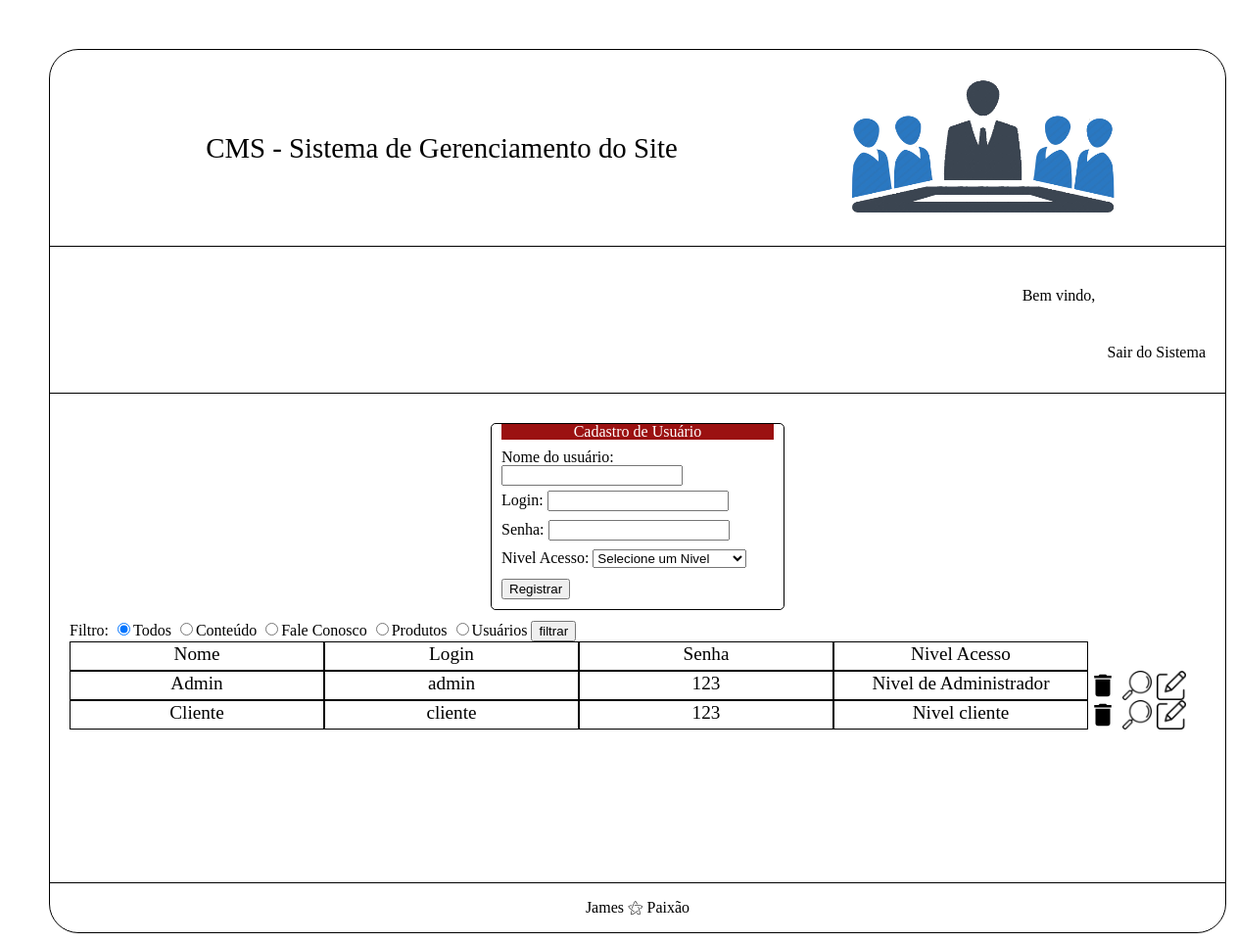
The app's page /cms/pagina_usuarios.php with its own data.
### tables this page shows
create table tblUsuario (
	idUsuario int(11) not null auto_increment primary key,
    nome varchar(200) not null,
    login varchar(200) not null,
    senha varchar(100) not null,
    idNivelAcesso int(11) not null,
    constraint FK_idNivelAcesso_tblUsuario foreign key (idNivelAcesso)
    references tblNivelAcesso (idNivelAcesso)
);

create table tblNivelAcesso (
	idNivelAcesso int(11) not null auto_increment primary key,
    nomeNivel varchar(200) not null,
    acessoConteudo boolean not null,
    acessoFaleConosco boolean not null,
    acessoProduto boolean not null,
    acessoUsuarios boolean not null
);

### cms/pagina_usuarios.php (the view, shortened to what this page needs)
<?php
    $conexao = conexaoMysql();
    $dominio= $_SERVER['HTTP_HOST'];
    $url = "http://" . $dominio. $_SERVER['REQUEST_URI'];
    if(isset($_POST['botao_filtrar'])){
        if($_GET['modo']){
            if($_GET['modo'] == 'filtrar'){
                $filtro = $_POST['input_filter'];
                switch($filtro){
                    case "c":
                        $sqlQuerySelect = "select tblUsuario.*, tblNivelAcesso.nomeNivel
                            from tblUsuario, tblNivelAcesso
                            where tblUsuario.idNivelAcesso = tblNivelAcesso.idNivelAcesso
                            and tblNivelAcesso.acessoConteudo = 1
                            order by tblUsuario.nome";
                    break;
                    case "f":
                        $sqlQuerySelect = "select tblUsuario.*, tblNivelAcesso.nomeNivel
                            from tblUsuario, tblNivelAcesso
                            where tblUsuario.idNivelAcesso = tblNivelAcesso.idNivelAcesso
                            and tblNivelAcesso.acessoFaleConosco = 1
                            order by tblUsuario.nome";
                    break;
                    case "p":
                        $sqlQuerySelect = "select tblUsuario.*, tblNivelAcesso.nomeNivel
                            from tblUsuario, tblNivelAcesso
                            where tblUsuario.idNivelAcesso = tblNivelAcesso.idNivelAcesso
                            and tblNivelAcesso.acessoProduto = 1
                            order by tblUsuario.nome";
                    break;
                    case "u":
                        $sqlQuerySelect = "select tblUsuario.*, tblNivelAcesso.nomeNivel
                            from tblUsuario, tblNivelAcesso
                            where tblUsuario.idNivelAcesso = tblNivelAcesso.idNivelAcesso
                            and tblNivelAcesso.acessoUsuarios = 1
                            order by tblUsuario.nome";
                    break;
                    default:
                        $sqlQuerySelect = "select tblUsuario.*, tblNivelAcesso.nomeNivel
                            from tblUsuario, tblNivelAcesso
                            where tblUsuario.idNivelAcesso = tblNivelAcesso.idNivelAcesso
                            order by tblUsuario.nome";
                    break;
                }
            }
        }
    }
    else{
        $sqlQuerySelect = "select tblUsuario.*, tblNivelAcesso.nomeNivel
                            from tblUsuario, tblNivelAcesso
                            where tblUsuario.idNivelAcesso = tblNivelAcesso.idNivelAcesso
                            order by tblUsuario.nome";
    }
    $select = mysqli_query($conexao, $sqlQuerySelect);
    $action = "modulos/inserir_usuario.php?modo=inserir&url=".$url;
    $nome = null;
    $login = null;
    $senha = null;
    $idNivelAcesso = null;
    $nomeNivel = null;
?>
<!DOCTYPE html>
<html lang="pt-br">
    <head>
        <?php
            require_once('modulos/imports.php');
        ?>
    </head>
    <body>
        <div id="div_cms">
            <?php
                require_once('modulos/menu.php');
            ?>
            <div id="div_submenus_cms">
                <form action="<?=$action?>" name="form_adm_usuario_cadastrar" method="post">
                    <div class="div_cadastro">
                        <div class="titulo_do_cadastro">Cadastro de Usuário</div>
                        <div class="input_cadastro">
                            Nome do usuário: <input type="text" name="nome_input_usuario" value="<?=$nome?>" required>
                        </div>
                        <div class="input_cadastro">
                            Login: <input type="text" name="login_input" value="<?=$login?>" required>
                        </div>
                        <div class="input_cadastro">
                            Senha: <input type="password" name="senha_input" value="<?=$senha?>" required>
                        </div>
                        <div class="input_cadastro">
                            Nivel Acesso:
                            <select name="nivel_acesso_select">
                                <?php
                                    if(isset($_GET['modo'])){
                                        if($_GET['modo'] == 'editar'){
                                            ?>
                                                <option value="<?=$idNivelAcesso?>"><?=$nomeNivel?></option>
                                            <?php
                                            $sqlQuerySelectNiveisAcesso = "
                                                select * from tblNivelAcesso
                                                where not (idNivelAcesso = ".$idNivelAcesso.")
                                                order by nomeNivel;
                                            ";
                                        }
                                    }
                                    else{
                                ?>
                                        <option value="">Selecione um Nivel</option>
                                <?php
                                    }
                                ?>
                            </select>
                        </div>
                        <div class="botaoRegistrar">
                            <input type="submit" name="submit_cms" value="Registrar">
                        </div>
                    </div>
                </form>
                <form name="filtro_adm_fale_conosco" action="pagina_usuarios.php?modo=filtrar" method="post">
                    Filtro:
                    <input type="radio" name="input_filter" value="a" checked>Todos
                    <input type="radio" name="input_filter" value="c">Conteúdo
                    <input type="radio" name="input_filter" value="f">Fale Conosco
                    <input type="radio" name="input_filter" value="p">Produtos
                    <input type="radio" name="input_filter" value="u">Usuários
                    <input type="submit" value="filtrar" name="botao_filtrar">
                </form>
                <div class="div_comentarios">
                    <div class="user_name">Nome</div>
                    <div class="user_login">Login</div>
                    <div class="user_password">Senha</div>
                    <div class="user_level">Nivel Acesso</div>
                </div>
                <?php
                    while($rsSelect = mysqli_fetch_assoc($select)){
                        ?>
                            <div class="div_comentarios">
                                <div class="user_name"><?=$rsSelect['nome']?></div>
                                <div class="user_login"><?=$rsSelect['login']?></div>
                                <div class="user_password"><?=$rsSelect['senha']?></div>
                                <div class="user_level"><?=$rsSelect['nomeNivel']?></div>
                                <a onclick="return confirm('Deseja realmente excluir o registro?');"
                                href="./modulos/deletar.php?modo=excluir&id=<?=$rsSelect['idUsuario']?>&tabela=tblUsuario&coluna=idUsuario&url=<?=$url?>">
                                    <div class="excluir"></div>
                                </a>
                                <div class="visualizar" onclick="visualizarUsuario(<?=$rsSelect['idUsuario']?>);"></div>
                                <a href="pagina_usuarios.php?modo=editar&id=<?=$rsSelect['idUsuario']?>">
                                    <div class="editar"></div>
                                </a>
                            </div>
                        <?php
                    }
                ?>
            </div>
            <div id="footer_cms">
                 James ⚝ Paixão
            </div>
        </div>
    </body>
</html>

### cms/css/style.css (style rules this page uses)
* { user-select: none; }
body { padding: 50px; }
a { text-decoration: none; color: #000000; }
#div_cms { width: 1200px; min-height: 800px; height: auto; margin-left: auto; margin-right: auto; border: black 1px solid; border-radius: 30px; }
#div_submenus_cms { width: inherit; min-height: 500px; height: auto; overflow: hidden; padding: 20px; box-sizing: border-box; border-bottom: 1px solid black; }
.div_cadastro { width: 300px; min-height: 100px; height: auto; border: solid 1px black; box-sizing: border-box; padding: 10px; padding-top: 0px; border-radius: 5px; margin-bottom: 10px; margin-top: 10px; margin-left: auto; margin-right: auto; }
.titulo_do_cadastro { text-align: center; background-color: #9b1111; color: white; margin-bottom: 10px; }
.input_cadastro { width: 100%; min-height: 25px; height: auto; overflow: hidden; box-sizing: border-box; margin-bottom: 5px; }
.user_name { width: 260px; height: 30px; border: 1px black solid; box-sizing: border-box; font-size: 1.2em; line-height: 1.2em; text-align: center; float: left; }
.user_login { width: 260px; height: 30px; border: 1px black solid; box-sizing: border-box; font-size: 1.2em; line-height: 1.2em; text-align: center; float: left; }
.user_password { width: 260px; height: 30px; border: 1px black solid; box-sizing: border-box; font-size: 1.2em; line-height: 1.2em; text-align: center; float: left; }
.user_level { width: 260px; height: 30px; border: 1px black solid; box-sizing: border-box; font-size: 1.2em; line-height: 1.2em; text-align: center; float: left; }
.div_comentarios { width: 1160px; min-height: 30px; height: auto; float: left; }
.excluir { width: 30px; height: 30px; margin-right: 5px; float: left; background-repeat: no-repeat; background-size: cover; background-image: url(../imagens/delete-24px.svg); }
.visualizar { width: 30px; height: 30px; margin-right: 5px; float: left; background-repeat: no-repeat; background-size: cover; background-image: url(../imagens/visualizar.png); }
.editar { width: 30px; height: 30px; margin-right: 5px; float: left; background-repeat: no-repeat; background-size: cover; background-image: url(../imagens/editar.png); }
#footer_cms { width: inherit; height: 50px; line-height: 50px; text-align: center; }

### records on screen
tblusuario: nome "Admin", login "admin", senha "123", idNivelAcesso.nomeNivel "Nivel de Administrador"
tblusuario: nome "Cliente", login "cliente", senha "123", idNivelAcesso.nomeNivel "Nivel cliente"
